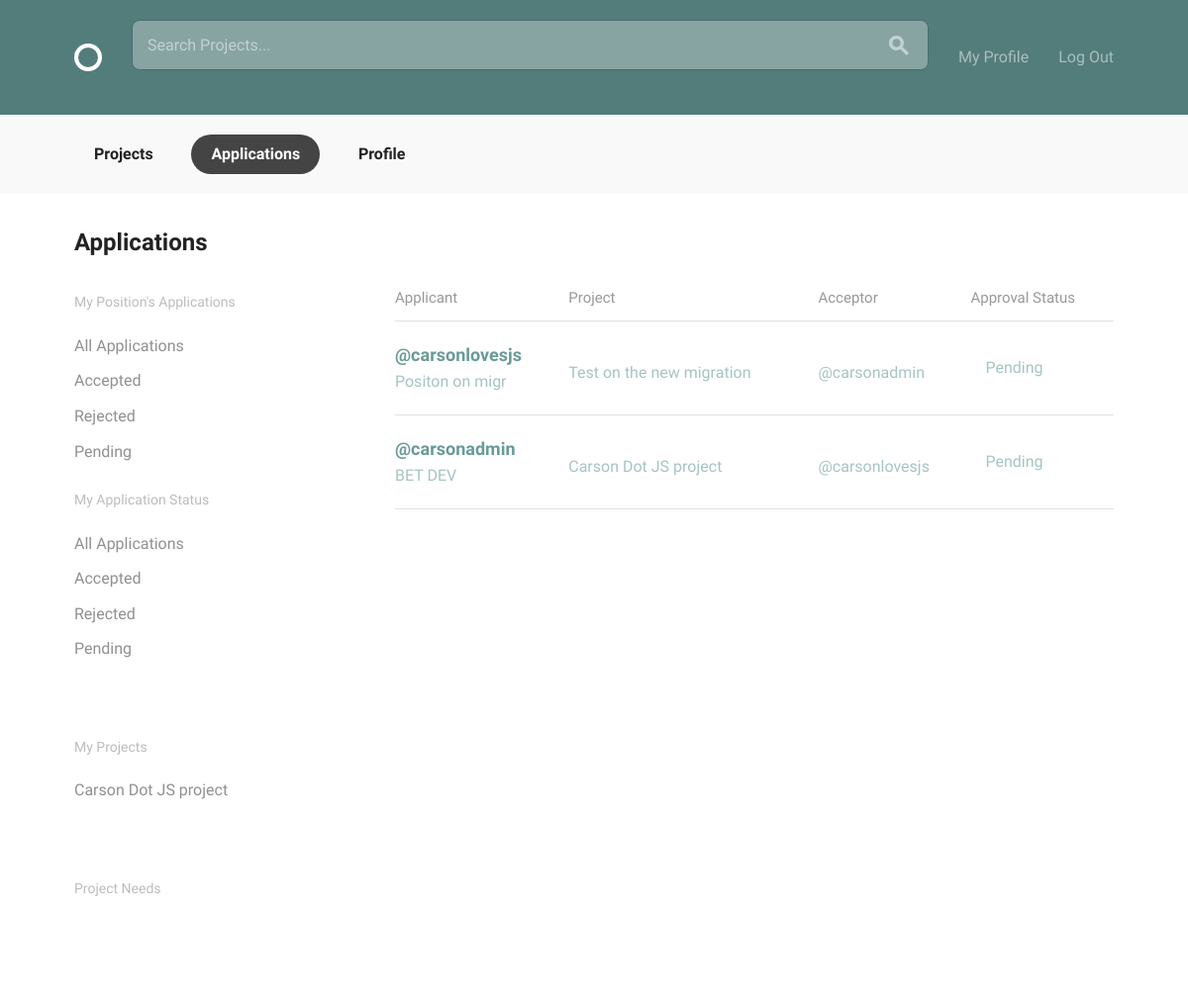
The app's page /projects/applications/ (signed in) with its own data.
### projects/models.py (models this page shows, shortened)
class Project(models.Model):
    owner = models.ForeignKey(settings.AUTH_USER_MODEL, on_delete=models.CASCADE, null=True)
    title = models.CharField(max_length=30)
    slug = models.SlugField(null=True)
    description = models.CharField(max_length=150)
    timeline = models.CharField(max_length=30)
    requirements = models.CharField(max_length=150)
    date_created = models.DateTimeField(default=timezone.now)
    positions = models.ManyToManyField('Position', related_name="projects", default=None)
    count = models.IntegerField(null=True, default=0)
    class Meta:
        ordering = ['-date_created']
    def __str__(self):
        return self.title

class Application(models.Model):
    ACCEPTED = 'A'
    REJECTED = 'R'
    PENDING = 'P'
    OPEN = 'O'
    STATUS_CHOICES = [
        (ACCEPTED, 'Accepted'),
        (REJECTED, 'Rejected'),
        (PENDING, 'Pending'),
        (OPEN, 'Open'),
    ]
    application_status = models.CharField(max_length=1, choices=STATUS_CHOICES, default='O')
    acceptor = models.ForeignKey(settings.AUTH_USER_MODEL, on_delete=models.CASCADE, related_name="acceptor", null=True)
    applicant = models.ForeignKey(settings.AUTH_USER_MODEL, on_delete=models.CASCADE, related_name="applicant", null=True)
    position = models.ForeignKey(Position, on_delete=models.CASCADE, null=True)
    project = models.ForeignKey(Project, on_delete=models.CASCADE, null=True)

class Position(models.Model):
    project_master = models.ForeignKey(Project, on_delete=models.CASCADE, related_name="position_set", null=True)
    position_title = models.CharField(max_length=15)
    position_description = models.CharField(max_length=150)
    skills = models.ManyToManyField('accounts.Skill')
    class Meta:
        ordering = ['position_title']
    def __str__(self):
        return self.position_title

### accounts/models.py (models this page shows, shortened)
class User(AbstractBaseUser, PermissionsMixin):
    email = models.EmailField(unique=True)
    username = models.CharField(max_length=15, unique=True)
    date_joined = models.DateTimeField(default=timezone.now)
    is_active = models.BooleanField(default=True)
    is_staff = models.BooleanField(default=False)
    display_name = models.CharField(max_length=25, default="")
    avatar = models.ImageField(upload_to='profile_avatar', blank=True, default="default_avatar.png")
    bio = models.CharField(max_length=140, blank=True, default="")
    skills = models.ManyToManyField('Skill', related_name="users")
    objects = UserManager()
    USERNAME_FIELD = "email"
    REQUIRED_FIELDS = ["display_name", "username"]
    def __str__(self):
        return "@{}".format(self.username)

### projects/views.py (the view)
# urls.py: path('applications/', login_required(views.ApplicationListView.as_view()), name='applications_list'),
class ApplicationListView(ListView):
    model = Application
    template_name = "applications.html"
    def get_queryset(self):
        app_status = self.request.GET.get('application_status','P')
        applicant = self.request.user.id
        app_list =Application.objects.filter(applicant__id=applicant, application_status=app_status)
        return app_list
    def get_context_data(self, **kwargs):
        context = super().get_context_data(**kwargs)
        context['now'] = timezone.now()
        context['projects_list'] = Project.objects.filter(owner=self.request.user)
        context['positions_list'] = Position.objects.filter(projects__owner=self.request.user)
        context['application_list'] = Application.objects.filter(Q(applicant=self.request.user) | Q(project__owner=self.request.user) | Q(acceptor=self.request.user))
        return context

### projects/templates/applications.html (shortened to what this page needs)
{% extends 'layout.html' %}
{% block body_content %}
  <body>
    <div class="circle--actions--bar">
      <nav class="bounds">
        <ul class="circle--pill--list">
          <li><a href="{% url 'projects:projects' %}">Projects</a></li>
          <li><a class="selected" href="{% url 'projects:applications_list' %}">Applications</a></li>
          <li><a href="{% url 'accounts:profile' %}">Profile</a></li>
        </ul>
      </nav>
    </div>
    <div class="bounds circle--page">
      <div class="circle--page--header grid-100">
        <h2>Applications</h2>
      </div>
      <div class="grid-25">
        <div class="circle--filter circle--secondary--module">
          <h4>My Position's Applications</h4>
          <ul class="circle--filter--list">
            <li><a href="{% url 'projects:applications_list' %}">All Applications</a></li>
            <li><a href="{{ request.path }}?application_status=A ">Accepted</a></li>
            <li><a href="{{ request.path }}?application_status=R ">Rejected</a></li>
            <li><a href="{{ request.path }}?application_status=P ">Pending</a></li>
          </ul>
          <h4>My Application Status</h4>
          <ul class="circle--filter--list">
            <li><a href="{% url 'projects:applications_list' %}">All Applications</a></li>
            <li><a href="{{ request.path }}?application_status=A ">Accepted</a></li>
            <li><a href="{{ request.path }}?application_status=R ">Rejected</a></li>
            <li><a href="{{ request.path }}?application_status=P ">Pending</a></li>
          </ul>
        </div>
        <div class="circle--filter circle--secondary--module">
          <h4>My Projects</h4>
          <ul class="circle--filter--list">
            {% for project in projects_list %}
            <li><a>{{ project }}</a></li>
            {% endfor %}
          </ul>
        </div>
        <div class="circle--filter circle--secondary--module">
          <h4>Project Needs</h4>
        </div>
      </div>
      <div class="grid-70 grid-push-5">
        <table class="u-full-width circle--table">
          <thead>
            <tr>
              <th>Applicant</th>
              <th class="circle--cell--right">Project</th>
              <th class="circle--cell--right">Acceptor</th>
              <th class="circle--cell--right">Approval Status</th>
            </tr>
          </thead>
          <tbody>
            {% for application in application_list %}
            <tr class="clickable-row" data-href="profile.html">
              <td>
                <h3>{{ application.applicant }}</h3>
                <p>{{ application.position }}</p>
              </td>
              <td class="circle--cell--right">
                <p>{{ application.project }}</p>
              </td>
              <td class="circle--cell--right">
                <p>{{ application.project.owner }}</p>
              </td>
              {% if application.application_status == 'P' %}
                {% if application.project.owner == self.request.user %}
                  <td class="circle--cell--right">
                    <ul class="circle--pill--list">
                      <li><a href="{% url 'projects:application_accept' %}?application_id={{application.id}}">Accept</a></li>
                      <li><a href="{% url 'projects:application_reject' %}?application_id={{application.id}}">Reject</a></li>
                    </ul>
                  </td>
                {% else %}
                  <td class="circle--cell--right">
                    <ul class="circle--pill--list">
                      <li>Pending</a></li>
                    </ul>
                  </td>
                {% endif %}
              {% endif %}
            </tr>
            {% endfor %}
          </tbody>
        </table>
      </div>
    </div>
  </body>
{% endblock %}

### assets/css/global.css (style rules this page uses)
html { font-family: sans-serif; -ms-text-size-adjust: 100%; -webkit-text-size-adjust: 100%; }
body { margin: 0; }
article, aside, details, figcaption, figure, footer, header, hgroup, main, menu, nav, section, summary { display: block; }
a { background-color: transparent; }
table { border-collapse: collapse; border-spacing: 0; }
td, th { padding: 0; }
html { font-size: 62.5%; }
body { font-size: 1.5em; line-height: 1.6; font-weight: 400; font-family: "Cousine"; color: #666; }
.bounds { max-width: 1080px; margin: 0 auto; }
.grid, .grid-5, .grid-10, .grid-15, .grid-20, .grid-25, .grid-30, .grid-33, .grid-35, .grid-40, .grid-45, .grid-50, .grid-55, .grid-60, .grid-65, .grid-66, .grid-70, .grid-75, .grid-80, .grid-90, .grid-95, .grid-100 { float: left; box-sizing: border-box; position: relative; }
.grid-push-5 { left: 5%; }
.grid-25 { width: 25%; padding: 0 15px; }
.grid-70 { width: 70%; padding: 0 15px; }
.grid-100 { width: 100%; padding: 0 15px; }
h1, h2, h3, h4, h5, h6 { margin-top: 0; margin-bottom: 2rem; font-weight: bold; font-family: "Work Sans", sans-serif; color: #222; }
h2 { font-size: 2.4rem; }
h3 { font-size: 1.8rem; }
h4 { font-size: 1.6rem; }
@media (min-width: 550px) { h2 { font-size: 2.4rem; } }
@media (min-width: 550px) { h3 { font-size: 1.8rem; } }
@media (min-width: 550px) { h4 { font-size: 1.6rem; } }
p { margin-top: 0; font-size: 1.6rem; }
a { color: #689b98; -webkit-transition: color 0.2s; -moz-transition: color 0.2s; -ms-transition: color 0.2s; -o-transition: color 0.2s; transition: color 0.2s; }
ul { list-style: circle inside; }
ul { padding-left: 0; margin-top: 0; }
li { margin-bottom: 1rem; font-size: 1.6rem; }
th, td { padding: 15px; text-align: left; border-bottom: 1px solid #e1e1e1; }
th:first-child, td:first-child { padding-left: 0; }
th:last-child, td:last-child { padding-right: 0; }
th { color: #999; font-weight: normal; }
pre, blockquote, dl, figure, table, p, ul, ol, form { margin-bottom: 2.5rem; }
.circle--filter--list { list-style-type: none; }
.circle--filter--list a { text-decoration: none; color: rgba(34, 34, 34, 0.5); text-decoration: none; }
.circle--pill--list { margin: 0; white-space: nowrap; padding: 0 15px; }
.circle--pill--list li { display: inline-block; margin: 0 15px 0 0; }
.circle--pill--list a { padding: 12px 20px; font-family: "Work Sans", sans-serif; font-size: 1.6rem; display: inline-block; color: #222; font-weight: bold; border-radius: 50px; line-height: 1; text-decoration: none; -webkit-transition: all 0.2s; -moz-transition: all 0.2s; -ms-transition: all 0.2s; -o-transition: all 0.2s; transition: all 0.2s; }
.circle--pill--list a:active, .circle--pill--list .selected, .circle--pill--list .selected:hover { background: #444; color: #fff; }
.circle--page--header { margin-bottom: 30px; }
.circle--page--header h1, .circle--page--header h2, .circle--page--header h3, .circle--page--header h4, .circle--page--header h5, .circle--page--header h6 { margin: 0; }
.circle--table { width: 100%; }
.circle--table h1, .circle--table h2, .circle--table h3, .circle--table h4, .circle--table h5, .circle--table h6 { margin: 0; }
.circle--table p { margin: 10px 0 0 0; }
.circle--table th, .circle--table td { line-height: 1; }
.circle--table th { padding: 0 0 15px 0; }
.circle--table td { padding: 25px 0; }
.clickable-row td { cursor: pointer; color: #a5c4c2; }
.clickable-row h3 { color: #689b98; }
.circle--secondary--module { margin-bottom: 50px; }
.circle--secondary--module:before, .circle--secondary--module:after { content: " "; display: table; }
.circle--secondary--module:after { clear: both; }
.circle--secondary--module > h1, .circle--secondary--module > h2, .circle--secondary--module > h3, .circle--secondary--module > h4, .circle--secondary--module > h5, .circle--secondary--module > h6 { font-family: "Cousine"; color: rgba(34, 34, 34, 0.3); font-size: 1.4rem; font-weight: normal; }
.circle--page { margin-bottom: 100px; }
.circle--page:before, .circle--page:after { content: " "; display: table; }
.circle--page:after { clear: both; }
.circle--actions--bar { margin: -30px 0 30px; background: #f9f9f9; padding: 20px 0; }
.circle--actions--bar:before, .circle--actions--bar:after { content: " "; display: table; }
.circle--actions--bar:after { clear: both; }

### records on screen
Project: title "Carson Dot JS project"
Application: applicant "@carsonlovesjs", position "Positon on migr", project "Test on the new migration", project.owner "@carsonadmin", application_status "Pending"
Application: applicant "@carsonadmin", position "BET DEV", project "Carson Dot JS project", project.owner "@carsonlovesjs", application_status "Pending"
